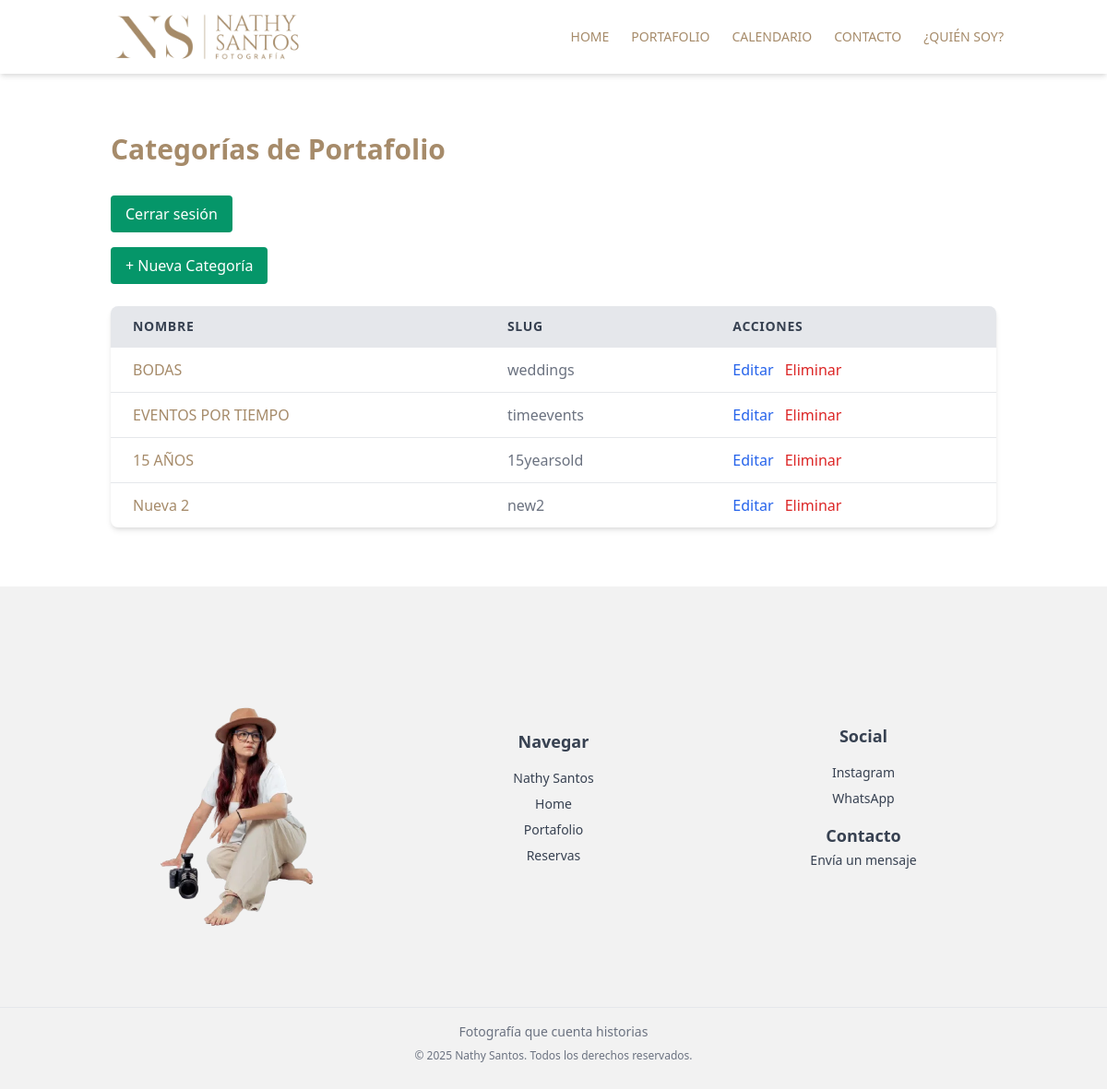
Before: /admin-panel/ (signed in) with the older database file.
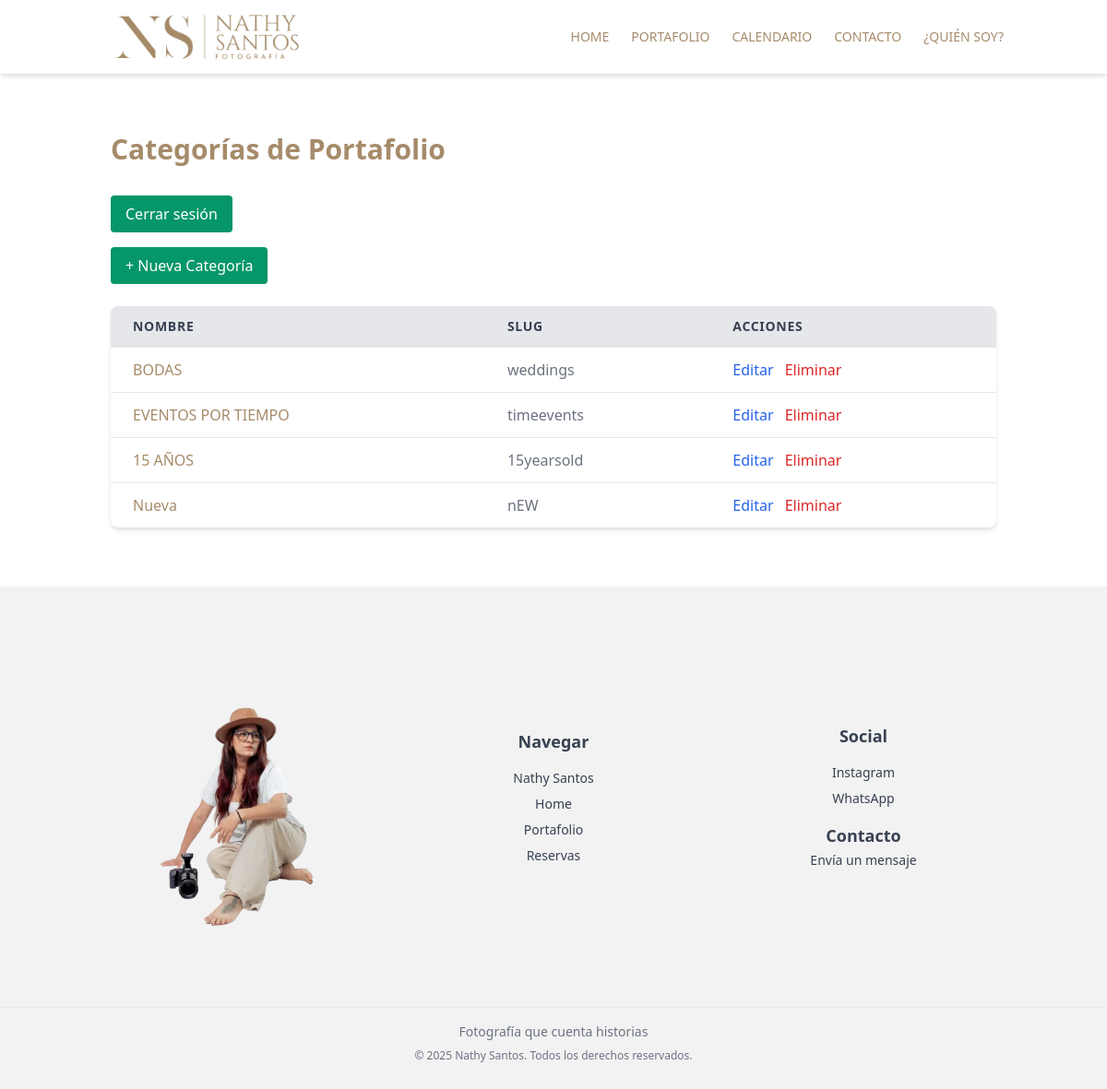
After: the same page with the newer database file.
### admin_NathySantos/models.py (models this page shows, shortened)
class PortfolioCategory(models.Model):
    name = models.CharField(max_length=50, unique=True)
    display_name = models.CharField(max_length=100)
    slug = models.SlugField(unique=True, blank=True)
    class Meta:
        verbose_name = "Categoría de Portafolio"
        verbose_name_plural = "Categorías de Portafolio"

### admin_NathySantos/views.py (the view)
# urls.py: path('', views.dashboard, name='dashboard'),
@login_required(login_url='/login/')
def dashboard(request):
    categorias = PortfolioCategory.objects.all()
    return render(request, 'admin_NathySantos/dashboard.html', {'categorias': categorias})

### admin_NathySantos/templates/admin_NathySantos/dashboard.html (shortened to what this page needs)
{% extends 'layouts/app.html' %}
{% load static %}
{% block content %}
<section class="py-16 bg-white">
  <div class="container mx-auto px-8">
    <h2 class="text-3xl font-bold mb-8">Categorías de Portafolio</h2>
    <form action="{% url 'logout' %}" method="POST" class="inline">
      <button type="submit" class="bg-green-600 hover:bg-green-700 text-white py-2 px-4 mb-4 rounded transition">Cerrar sesión</button>
    </form>
    <div class="mb-6">
      <button onclick="openModal()" class="bg-green-600 hover:bg-green-700 text-white py-2 px-4 rounded transition">
        + Nueva Categoría
      </button>
    </div>
    <table class="min-w-full bg-white shadow-md rounded-lg overflow-hidden">
      <thead>
        <tr class="bg-gray-200 text-gray-700 text-left text-sm uppercase tracking-wider">
          <th class="py-3 px-6">Nombre</th>
          <th class="py-3 px-6">Slug</th>
          <th class="py-3 px-6">Acciones</th>
        </tr>
      </thead>
      <tbody>
        {% for categoria in categorias %}
        <tr class="border-t hover:bg-gray-50">
          <td class="py-3 px-6">{{ categoria.display_name }}</td>
          <td class="py-3 px-6 text-gray-500">{{ categoria.slug }}</td>
          <td class="py-3 px-6 space-x-2">
            <a href="{% url 'edit_category' categoria.pk %}" class="text-blue-600 hover:underline">Editar</a>
            <a href="{% url 'delete_category' categoria.pk %}" class="text-red-600 hover:underline">Eliminar</a>
          </td>
        </tr>
        {% empty %}
        <tr>
          <td colspan="3" class="py-4 px-6 text-center text-gray-500">No hay categorías creadas aún.</td>
        </tr>
        {% endfor %}
      </tbody>
    </table>
  </div>
</section>
{% endblock %}

### templates/layouts/app.html (shortened to what this page needs)
{% load static %}
<!DOCTYPE html>
<html lang="es">
<head>
  <link rel="stylesheet" href="https://cdn.jsdelivr.net/npm/tailwindcss@2.2.19/dist/tailwind.min.css">
  <link rel="stylesheet" href="{% static 'css/custom.css' %}">
</head>
<body class=" text-gray-800 font-sans" style="background-color: #F2F2F2; color: #A68B6A;">
  {% include 'layouts/partials/menu.html' %}
  {% block content %}
  {% endblock %}
  {% include 'layouts/partials/footer.html' %}
</body>
</html>

### templates/layouts/partials/menu.html
{% load static %}
<header class="bg-white shadow-md sticky top-0 z-50">
  <div class="container mx-auto px-6 grid grid-cols-2 items-center">
    <div class="flex justify-start items-center overflow-hidden h-20">
      <a href="{% url 'home' %}">
        <img src="{% static 'img/webp_format/logo/logo_2.webp' %}" alt="Nathy Santos" class="h-28 w-auto">
      </a>
    </div>
    <nav class="flex justify-end items-center space-x-6 text-sm font-medium">
      <a href="{% url 'home' %}" class="resaltar">HOME</a>
      <a href="{% url 'menuPortfolio' %}" class="resaltar">PORTAFOLIO</a>
      <a href="{% url 'calendar' %}" class="resaltar">CALENDARIO</a>
      <a href="{% url 'contact' %}" class="resaltar">CONTACTO</a>
      <a href="{% url 'nathySantos' %}" class="resaltar">¿QUIÉN SOY?</a>
    </nav>
  </div>
</header>

### templates/layouts/partials/footer.html
  <footer class="bg-grey-100 text-gray-700 py-12 mt-100">
    <div class="container mx-auto px-6 grid grid-cols-1 md:grid-cols-3 gap-8 items-center">
      <div class="flex justify-center">
        <img src="/static/img/webp_format/index/nathy-footer.webp" alt="Nathy Santos" class="w-60 h-auto">
      </div>
      <div class="text-center space-y-4">
        <h4 class="font-semibold text-lg">Navegar</h4>
        <ul class="space-y-2 text-sm">
          <li><a href="{% url 'nathySantos' %}" class="resaltar">Nathy Santos</a></li>
          <li><a href="{% url 'home' %}" class="resaltar">Home</a></li>
          <li><a href="{% url 'menuPortfolio' %}" class="resaltar">Portafolio</a></li>
          <li><a href="{% url 'calendar' %}" class="resaltar">Reservas</a></li>
        </ul>
      </div>
      <div class="text-center space-y-4">
        <h4 class="font-semibold text-lg">Social</h4>
        <ul class="space-y-2 text-sm">
          <li><a href="https://instagram.com/nathysantosfotosdebodas" target="_blank" class="resaltar">Instagram</a>
          </li>
          <li><a href="https://wa.me/+573123905110" target="_blank" class="resaltar">WhatsApp</a></li>
        </ul>
        <h4 class="font-semibold text-lg mt-6">Contacto</h4>
        <a href="{% url 'contact' %}" class="text-sm resaltar">Envía un mensaje</a>
      </div>
    </div>
    <div class="border-t mt-12 pt-4 text-center text-sm text-gray-500">
      <p class="mb-2">Fotografía que cuenta historias</p>
      <p class="text-xs">&copy; 2025 Nathy Santos. Todos los derechos reservados.</p>
    </div>
  </footer>

### static/css/custom.css (style rules this page uses)
* { margin: 0; padding: 0; box-sizing: border-box; }

Changed rows visible on the page:
removed PortfolioCategory: display_name "Nueva 2", slug "new2"
added PortfolioCategory: display_name "Nueva", slug "nEW"
